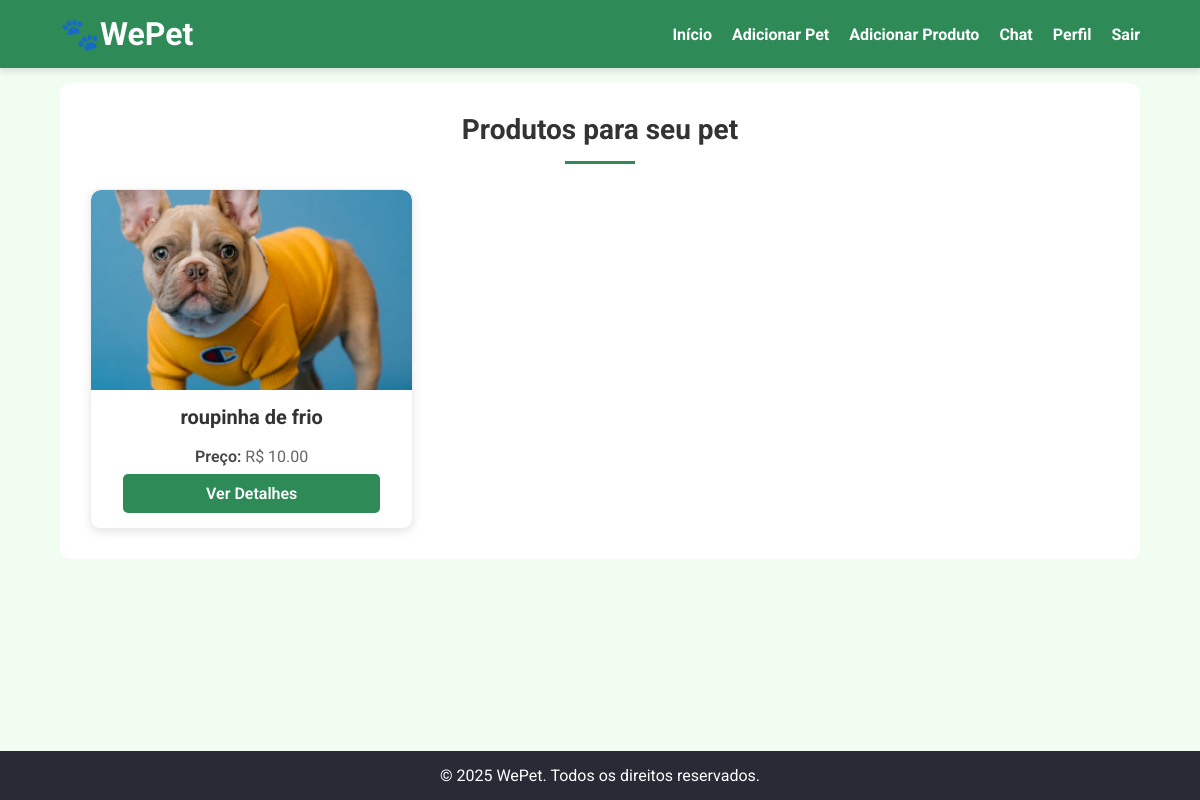
Screenshot of /loja (signed in) with the database file from the repository.
### app/models.py (models this page shows)
class Produto(db.Model):
    id = db.Column(db.Integer, primary_key=True)
    titulo = db.Column(db.String(100), nullable=False)
    descricao = db.Column(db.String(100), nullable=False)
    preco = db.Column(db.Float, nullable=False)
    categoria = db.Column(db.String(100), nullable=False)
    imagem_url = db.Column(db.String(255), nullable=True)
    usuario_id = db.Column(db.Integer, db.ForeignKey('usuario.id'))

### app/views.py (the view)
@views.route('/loja')
@login_required
def Loja():
    produtos = Produto.query.all()
    return render_template('Loja.html', produtos=produtos, user=current_user)

### app/__init__.py (called while the page is built)
def create_app():
    app = Flask(__name__)
    app.config['SECRET_KEY'] = 'supersecretkey'
    app.config['SQLALCHEMY_DATABASE_URI'] = 'sqlite:///PPADS.db'
    app.config['SQLALCHEMY_TRACK_MODIFICATIONS'] = False
    app.config['UPLOAD_FOLDER'] = 'app/static/uploads'
    db.init_app(app)
    login_manager.init_app(app)
    login_manager.login_view = 'auth.login'
    from .models import Usuario
    @login_manager.user_loader
    def load_user(user_id):
        return Usuario.query.get(int(user_id))
    with app.app_context():
        db.create_all()
    from .auth import auth
    from .views import views
    app.register_blueprint(auth, url_prefix='/')
    app.register_blueprint(views, url_prefix='/')
    return app

### app/templates/Loja.html (shortened to what this page needs)
<!DOCTYPE html>
<html lang="pt-BR">
<head>
    <link rel="stylesheet" href="{{ url_for('static', filename='css/Loja.css') }}">
</head>
<body>
    <header>
        <div class="container">
            <h1>🐾WePet</h1>
            <nav>
                <ul id="nav-menu">
                    <li><a href="{{ url_for('views.AdotePet') }}">Início</a></li>
                    <li><a href="{{ url_for('views.adicionar_pet') }}">Adicionar Pet</a></li>
                    <li><a href="{{ url_for('views.adicionar_produto') }}">Adicionar Produto</a></li>
                    <li><a href="{{ url_for('views.Chat') }}">Chat</a></li>
                    <li><a href="{{ url_for('views.perfil') }}">Perfil</a></li>
                    <li><a href="{{ url_for('auth.logout') }}">Sair</a></li>
                </ul>
            </nav>
        </div>
    </header>
    <main class="container">
        <section class="produtos-list">
            <h2>Produtos para seu pet</h2>
            <div class="produtos-grid">
                {% if produtos %}
                    {% for produto in produtos %}
                        <div class="produto-card">
                            {% if produto.imagem_url %}
                                <img src="{{ url_for('static', filename=produto.imagem_url.lstrip('static/')) }}" alt="{{ produto.titulo }}">
                            {% endif %}
                            <h3>{{ produto.titulo }}</h3>
                            <p><strong>Preço:</strong> R$ {{ "%.2f"|format(produto.preco) }}</p>
                            <a href="{{ url_for('views.detalhes_produto', produto_id=produto.id) }}" class="btn">Ver Detalhes</a>
                        </div>
                    {% endfor %}
                {% else %}
                    <p>Nenhum produto disponível no momento.</p>
                {% endif %}
            </div>
        </section>
    </main>
    <footer>
        <div class="container">
            <p>&copy; 2025 WePet. Todos os direitos reservados.</p>
        </div>
    </footer>
</body>
</html>

### app/static/css/Loja.css (style rules this page uses)
* { margin: 0; padding: 0; box-sizing: border-box; font-family: "Roboto", sans-serif; }
body { background-color: #f2fdf2; color: #333; display: flex; flex-direction: column; min-height: 100vh; }
.container { width: 90%; max-width: 1200px; margin: 0 auto; }
header { position: sticky; top: 0; z-index: 1000; background-color: #2e8b57; padding: 15px 0; box-shadow: 0 4px 6px rgba(0, 0, 0, 0.1); }
header .container { display: flex; justify-content: space-between; align-items: center; }
header h1 { color: #fff; }
nav ul { list-style: none; display: flex; }
nav ul li { margin-left: 20px; }
nav ul li a { color: #fff; text-decoration: none; font-weight: bold; }
.produtos-list { margin-top: 40px; text-align: center; }
.produtos-grid { display: grid; grid-template-columns: repeat(auto-fit, minmax(150px, 1fr)); gap: 15px; margin-top: 20px; }
.produto-card { background: #e9c46a; padding: 10px; border-radius: 8px; box-shadow: 0 2px 6px rgba(0, 0, 0, 0.1); text-align: center; transition: transform 0.2s ease-in-out; display: flex; flex-direction: column; justify-content: space-between; height: 200px; }
.produto-card h3 { font-size: 1.2rem; color: #333; }
.produto-card p { font-size: 1rem; color: #555; margin: 10px 0; }
.produto-card strong { font-weight: bold; }
footer { background-color: #282a35; color: #fff; text-align: center; padding: 15px 0; margin-top: auto; }
.produtos-list { margin: 15px auto; padding: 30px; background-color: #fff; border-radius: 10px; width: 100%; max-width: 1200px; }
.produtos-list h2 { text-align: center; color: #333; margin-bottom: 25px; font-size: 28px; font-weight: 700; position: relative; }
.produtos-list h2::after { content: ""; display: block; width: 70px; height: 3px; background-color: #2e8b57; margin: 15px auto 0; }
.produtos-grid { display: grid; grid-template-columns: repeat(3, 1fr); gap: 25px; margin-top: 25px; }
.produto-card { background: #fff; border-radius: 10px; box-shadow: 0 3px 10px rgba(0, 0, 0, 0.1); overflow: hidden; transition: transform 0.3s ease, box-shadow 0.3s ease; display: flex; flex-direction: column; height: 100%; border: 1px solid #eee; padding: 0; }
.produto-card img { width: 100%; height: 200px; object-fit: cover; border-top-left-radius: 10px; border-top-right-radius: 10px; }
.produto-card h3 { font-size: 20px; color: #333; margin: 15px 0 10px; padding: 0 15px; }
.produto-card p { color: #666; margin: 8px 0; padding: 0 15px; font-size: 16px; }
.produto-card p strong { color: #444; font-weight: 600; }
.produto-card .btn { background-color: #2e8b57; color: white; border: none; padding: 10px 20px; margin: 15px auto; border-radius: 5px; font-weight: 600; cursor: pointer; transition: background-color 0.3s ease; text-decoration: none; text-align: center; display: block; width: 80%; margin-top: auto; }

### rows the page displays
Produto: imagem_url (picture), titulo "roupinha de frio", preco "10.00"
